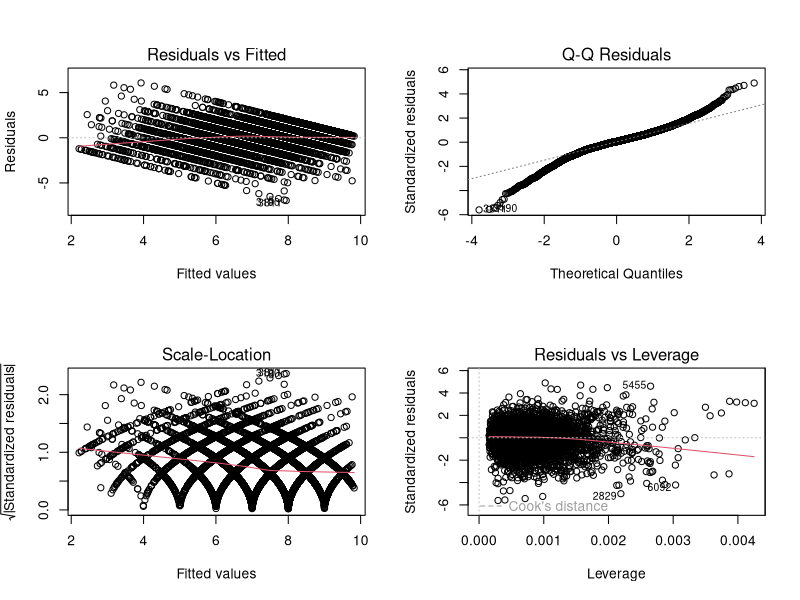
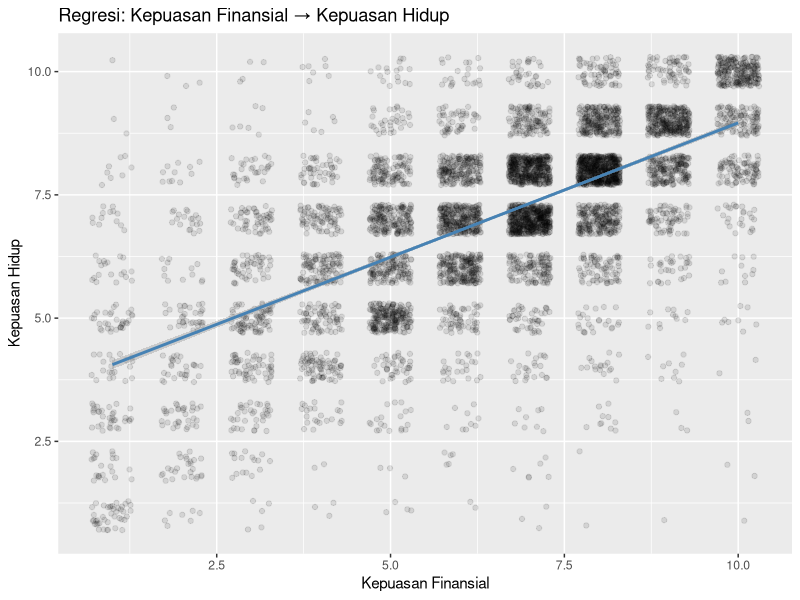

Write the R code that produced these figures, in order.
# ==============================================================
# Sesi 2: Analisis Regresi
# ISEI Workshop: Analisis Regresi & SEM dengan RStudio
# ==============================================================

set.seed(2026)

library(tidyverse)
library(readxl)
library(broom)
library(car)
library(lmtest)
library(sandwich)
library(knitr)

# --- 1. Import & Pembersihan Data ---

wvs <- read_excel("data/regresi/wvs1.xlsx")

dat <- wvs |>
  select(kepuasan_hidup, kepuasan_finansial, religiusitas,
         kebebasan_memilih, usia, jenis_kelamin, negara) |>
  drop_na()

nrow(dat)

# --- 2. Regresi Sederhana (m1) ---

m1 <- lm(kepuasan_hidup ~ kepuasan_finansial, data = dat)
tidy(m1, conf.int = TRUE)
glance(m1) |> select(r.squared, adj.r.squared, AIC)

# --- 3. Regresi Berganda 2 Prediktor (m2) ---

m2 <- lm(kepuasan_hidup ~ kepuasan_finansial + kebebasan_memilih,
         data = dat)
tidy(m2, conf.int = TRUE)

# --- 4. Regresi Berganda Penuh Numerik (m3) ---

m3 <- lm(kepuasan_hidup ~ kepuasan_finansial + kebebasan_memilih +
           religiusitas + usia, data = dat)
tidy(m3, conf.int = TRUE)

# --- 5. Model dengan Variabel Kategorikal (m4) ---

dat <- dat |>
  mutate(
    jenis_kelamin = factor(jenis_kelamin),
    negara = factor(negara)
  )

m4 <- lm(kepuasan_hidup ~ kepuasan_finansial + kebebasan_memilih +
           religiusitas + usia + jenis_kelamin, data = dat)
tidy(m4, conf.int = TRUE)

# --- 6. Model dengan Negara (m5) ---

m5 <- lm(kepuasan_hidup ~ kepuasan_finansial + kebebasan_memilih +
           religiusitas + usia + jenis_kelamin + negara, data = dat)
tidy(m5, conf.int = TRUE) |> kable(digits = 3)

# --- 7. Model dengan Interaksi (m6) ---

m6 <- lm(kepuasan_hidup ~ kepuasan_finansial * jenis_kelamin +
           kebebasan_memilih + religiusitas + usia, data = dat)
tidy(m6, conf.int = TRUE) |> kable(digits = 3)

# --- 8. Perbandingan Model ---

anova(m1, m2, m3)

tibble(
  Model = paste0("m", 1:6),
  R2_adj = c(glance(m1)$adj.r.squared, glance(m2)$adj.r.squared,
             glance(m3)$adj.r.squared, glance(m4)$adj.r.squared,
             glance(m5)$adj.r.squared, glance(m6)$adj.r.squared),
  AIC = c(AIC(m1), AIC(m2), AIC(m3), AIC(m4), AIC(m5), AIC(m6)),
  f2 = R2_adj / (1 - R2_adj)
) |> kable(digits = 3)
# Cohen's f²: 0.02 = kecil, 0.15 = sedang, 0.35 = besar

# --- 9. Diagnostik ---

# Diagnostic plots
par(mfrow = c(2, 2))
plot(m3)

# VIF
vif(m3)

# Breusch-Pagan test
bptest(m3)

# Robust standard errors (HC3)
coeftest(m3, vcov = vcovHC(m3, type = "HC3"))

# --- 10. Standardized Coefficients ---

dat_scaled <- dat |>
  mutate(across(where(is.numeric), scale))

m3_std <- lm(kepuasan_hidup ~ kepuasan_finansial + kebebasan_memilih +
               religiusitas + usia, data = dat_scaled)
tidy(m3_std, conf.int = TRUE) |> kable(digits = 3)

# --- 11. Visualisasi ---

ggplot(dat, aes(x = kepuasan_finansial, y = kepuasan_hidup)) +
  geom_jitter(alpha = 0.1, width = 0.3, height = 0.3) +
  geom_smooth(method = "lm", color = "steelblue") +
  labs(title = "Regresi: Kepuasan Finansial → Kepuasan Hidup",
       x = "Kepuasan Finansial", y = "Kepuasan Hidup")
